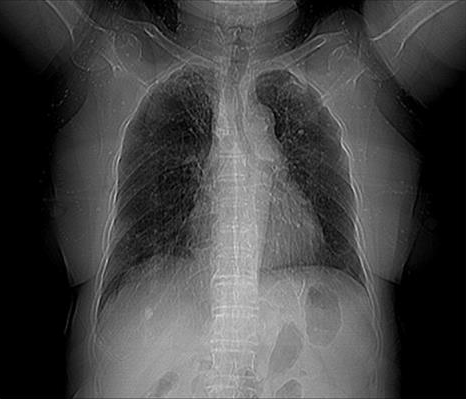
#> input picture train/covid/covid003.png, 466 x 399 px, found by its file name; its folder holds only this picture in this run
$ python Loading.py
#> lines starting #> are read from the running program, lines starting #| are printed output that depends on the picture
import numpy as np
import matplotlib.pyplot as plt
import os
import cv2
import pickle
import random

DATADIR = "D:/Work_Code/aith/train"
CATEGORIES = ["covid", "normal", "pneumonia"]

training_data = []
IMG_SIZE = 50

def create_training_data():
    for category in CATEGORIES:
        path = os.path.join(DATADIR, category)
        class_num = CATEGORIES.index(category)
        for img in os.listdir(path):
            try:
                img_array = cv2.imread(os.path.join(path,img), cv2.IMREAD_GRAYSCALE)
#> img_array is the input picture: shape (399, 466); min 0, max 221, mean 68.8
                new_array = cv2.resize(img_array, (IMG_SIZE,IMG_SIZE))
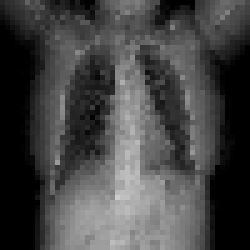
#> new_array: shape (50, 50) (shown 5 times larger); min 0, max 205, mean 68.7
                training_data.append([new_array, class_num])
            except Exception as e:
                pass
#> pass 2 of the loop in create_training_data, `for category in CATEGORIES:`:
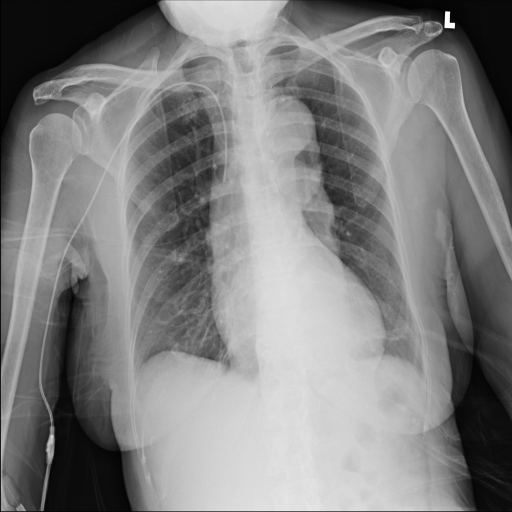
#> input picture train/normal/normal007.png, 1024 x 1024 px, found by its file name (shown at 1/2 size)
#> in create_training_data, img_array is the input picture: shape (1024, 1024); min 0, max 255, mean 129
#> in create_training_data, `new_array = cv2.resize(img_array, (IMG_SIZE,IMG_SIZE))`:
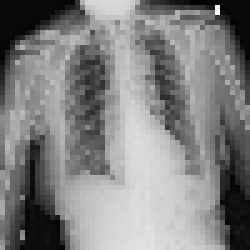
#> new_array: shape (50, 50) (shown 5 times larger); min 3, max 253, mean 129.2
#> (the run stopped early here; a loop or call above may not have finished)
